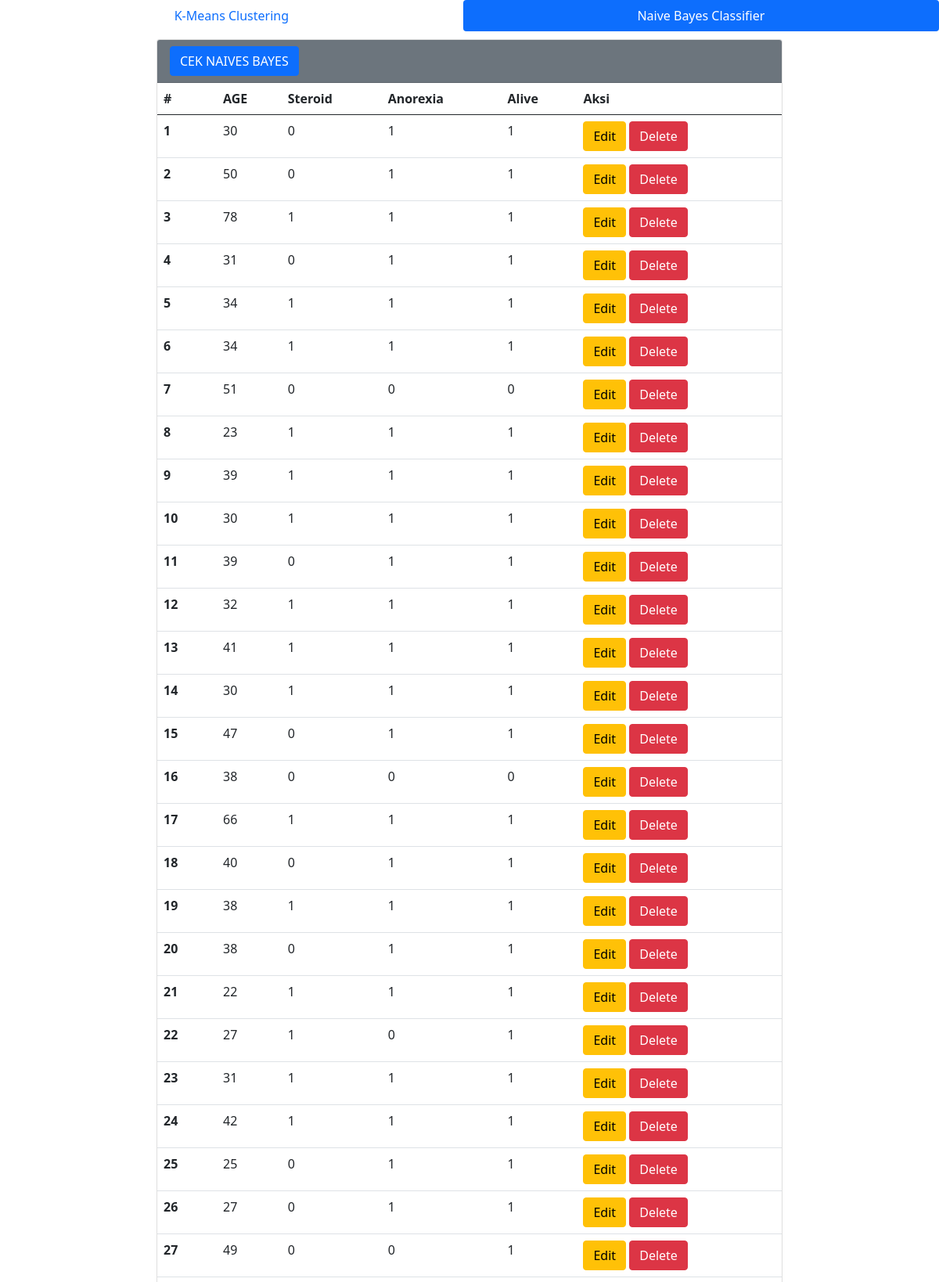
Page /dataset.php (upper part) on the committed database.
### tables this page shows
CREATE TABLE `dataset` (
  `id` int(11) NOT NULL,
  `age` int(11) NOT NULL,
  `steroid` tinyint(1) NOT NULL,
  `anorexia` tinyint(1) NOT NULL,
  `alive` tinyint(1) NOT NULL
);

### dataset.php (the view, shortened to what this page needs)
<?php
$host       = "localhost";
$user       = "root";
$pass       = "";
$db         = "bayes_data";
$koneksi    = mysqli_connect($host, $user, $pass, $db);
?>
<!DOCTYPE html>
<html lang="en">
<head>
    <link href="https://cdn.jsdelivr.net/npm/bootstrap@5.0.0-beta2/dist/css/bootstrap.min.css" rel="stylesheet">
</head>
<body>
<nav class="nav nav-pills flex-column flex-sm-row">
  <a class="flex-sm-fill text-sm-center nav-link" aria-current="page" href="indexK.php">K-Means Clustering</a>
  <a class="flex-sm-fill text-sm-center nav-link active" href="index.php">Naive Bayes Classifier</a>
    </nav>
    <div class="mx-auto">
        <div class="card">
            <div class="card-header text-white bg-secondary">
                <a href="index.php">
                    <button type="button" class="btn btn-primary">CEK NAIVES BAYES</button>
                </a>
            </div>
            <table class="table">
                    <thead>
                        <tr>
                            <th scope="col">#</th>
                            <th scope="col">AGE</th>
                            <th scope="col">Steroid</th>
                            <th scope="col">Anorexia</th>
                            <th scope="col">Alive</th>
                            <th scope="col">Aksi</th>
                        </tr>
                    </thead>
                    <tbody>
                        <?php
                        $sql2   = "select * from dataset order by id asc";
                        $q2     = mysqli_query($koneksi, $sql2);
                        $urut   = 1;
                        while ($r2 = mysqli_fetch_array($q2)):
                            $id         = $r2['id'];
                            $age       = $r2['age'];
                            $steroid     = $r2['steroid'];
                            $anorexia       = $r2['anorexia'];
                            $alive   = $r2['alive'];
                        ?>
                            <tr>
                                <th scope="row"><?php echo $urut++ ?></th>
                                <td scope="row"><?php echo $age ?></td>
                                <td scope="row"><?php echo $steroid ?></td>
                                <td scope="row"><?php echo $anorexia ?></td>
                                <td scope="row"><?php echo $alive ?></td>
                                <td scope="row">
                                    <a href="dataset.php?op=edit&id=<?php echo $id ?>"><button type="button" class="btn btn-warning">Edit</button></a>
                                    <a href="dataset.php?op=delete&id=<?php echo $id?>" onclick="return confirm('Yakin mau delete data?')"><button type="button" class="btn btn-danger">Delete</button></a>
                                </td>
                            </tr>
                        <?php
                        endwhile;
                        ?>
                    </tbody>
                </table>
        </div>
    </div>
</body>
</html>

### dataset.php (style rules this page uses)
.mx-auto { width: 800px }
.card { margin-top: 10px; }

### rows in the picture
dataset: age "30", steroid "0", anorexia "1", alive "1"
dataset: age "50", steroid "0", anorexia "1", alive "1"
dataset: age "78", steroid "1", anorexia "1", alive "1"
dataset: age "31", steroid "0", anorexia "1", alive "1"
dataset: age "34", steroid "1", anorexia "1", alive "1"
dataset: age "34", steroid "1", anorexia "1", alive "1"
dataset: age "51", steroid "0", anorexia "0", alive "0"
dataset: age "23", steroid "1", anorexia "1", alive "1"
dataset: age "39", steroid "1", anorexia "1", alive "1"
dataset: age "30", steroid "1", anorexia "1", alive "1"
dataset: age "39", steroid "0", anorexia "1", alive "1"
dataset: age "32", steroid "1", anorexia "1", alive "1"
dataset: age "41", steroid "1", anorexia "1", alive "1"
dataset: age "30", steroid "1", anorexia "1", alive "1"
dataset: age "47", steroid "0", anorexia "1", alive "1"
dataset: age "38", steroid "0", anorexia "0", alive "0"
dataset: age "66", steroid "1", anorexia "1", alive "1"
dataset: age "40", steroid "0", anorexia "1", alive "1"
dataset: age "38", steroid "1", anorexia "1", alive "1"
dataset: age "38", steroid "0", anorexia "1", alive "1"
dataset: age "22", steroid "1", anorexia "1", alive "1"
dataset: age "27", steroid "1", anorexia "0", alive "1"
dataset: age "31", steroid "1", anorexia "1", alive "1"
dataset: age "42", steroid "1", anorexia "1", alive "1"
dataset: age "25", steroid "0", anorexia "1", alive "1"
dataset: age "27", steroid "0", anorexia "1", alive "1"
dataset: age "49", steroid "0", anorexia "0", alive "1"
